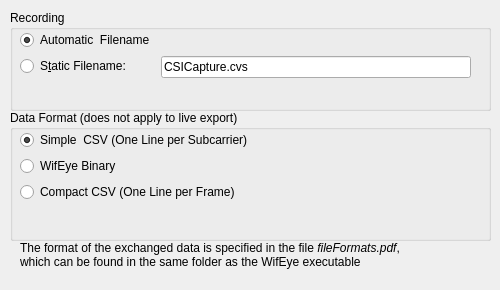
        <widget class="QWidget" name="tabRecording">
         <attribute name="icon">
          <iconset>
           <normaloff>icons/record.svg</normaloff>icons/record.svg</iconset>
         </attribute>
         <attribute name="title">
          <string>Recording</string>
         </attribute>
         <widget class="QGroupBox" name="groupBox_7">
          <property name="geometry">
           <rect>
            <x>10</x>
            <y>10</y>
            <width>481</width>
            <height>101</height>
           </rect>
          </property>
          <property name="title">
           <string>Recording</string>
          </property>
          <widget class="QWidget" name="formLayoutWidget_7">
           <property name="geometry">
            <rect>
             <x>10</x>
             <y>20</y>
             <width>451</width>
             <height>71</height>
            </rect>
           </property>
           <layout class="QFormLayout" name="formLayout_8">
            <item row="1" column="0">
             <widget class="QRadioButton" name="rbFilenameStatic">
              <property name="toolTip">
               <string>Use a static filename. If you use the same static filename twice, the previously recorded data will be overwritten. </string>
              </property>
              <property name="statusTip">
               <string>Use a static filename. </string>
              </property>
              <property name="text">
               <string>S&amp;tatic Filename:</string>
              </property>
             </widget>
            </item>
            <item row="1" column="1">
             <widget class="QLineEdit" name="leStaticFilename">
              <property name="statusTip">
               <string>Static filename for recoring CSI data. If you use the same static filename twice, the previously recorded data will be overwritten. </string>
              </property>
              <property name="text">
               <string>CSICapture.cvs</string>
              </property>
             </widget>
            </item>
            <item row="0" column="0">
             <widget class="QRadioButton" name="rbFilenameAutomatic">
              <property name="toolTip">
               <string>Determine a time-based filename automatically.  Filenames are unique, so there is no risk of overwriting previously recorded data.</string>
              </property>
              <property name="statusTip">
               <string>Determine a time-based filename automatically. </string>
              </property>
              <property name="text">
               <string>Automatic  Filename</string>
              </property>
              <property name="checked">
               <bool>true</bool>
              </property>
             </widget>
            </item>
           </layout>
          </widget>
         </widget>
         <widget class="QGroupBox" name="groupBox_2">
          <property name="geometry">
           <rect>
            <x>10</x>
            <y>110</y>
            <width>481</width>
            <height>131</height>
           </rect>
          </property>
          <property name="title">
           <string>Data Format (does not apply to live export)</string>
          </property>
          <widget class="QWidget" name="formLayoutWidget">
           <property name="geometry">
            <rect>
             <x>10</x>
             <y>20</y>
             <width>451</width>
             <height>91</height>
            </rect>
           </property>
           <layout class="QFormLayout" name="formLayout">
            <item row="1" column="0">
             <widget class="QRadioButton" name="rbFileFormatBinary">
              <property name="text">
               <string>WifEye Binary</string>
              </property>
              <property name="checked">
               <bool>false</bool>
              </property>
             </widget>
            </item>
            <item row="2" column="0">
             <widget class="QRadioButton" name="rbFileFormatCSVCompact">
              <property name="text">
               <string>Compact CSV (One Line per Frame)</string>
              </property>
              <property name="checked">
               <bool>false</bool>
              </property>
             </widget>
            </item>
            <item row="0" column="0">
             <widget class="QRadioButton" name="rbFileFormatCSVSimple">
              <property name="text">
               <string>Simple  CSV (One Line per Subcarrier)</string>
              </property>
              <property name="checked">
               <bool>true</bool>
              </property>
             </widget>
            </item>
           </layout>
          </widget>
         </widget>
         <widget class="QLabel" name="label_10">
          <property name="geometry">
           <rect>
            <x>20</x>
            <y>230</y>
            <width>451</width>
            <height>51</height>
           </rect>
          </property>
          <property name="text">
           <string>&lt;html&gt;&lt;head/&gt;&lt;body&gt;&lt;p&gt;The format of the exchanged data is specified in the file &lt;span style=&quot; font-style:italic;&quot;&gt;fileFormats.pdf&lt;/span&gt;,&lt;br/&gt; which can be found in the same folder as the WifEye executable&lt;/p&gt;&lt;/body&gt;&lt;/html&gt;</string>
          </property>
         </widget>
        </widget>
